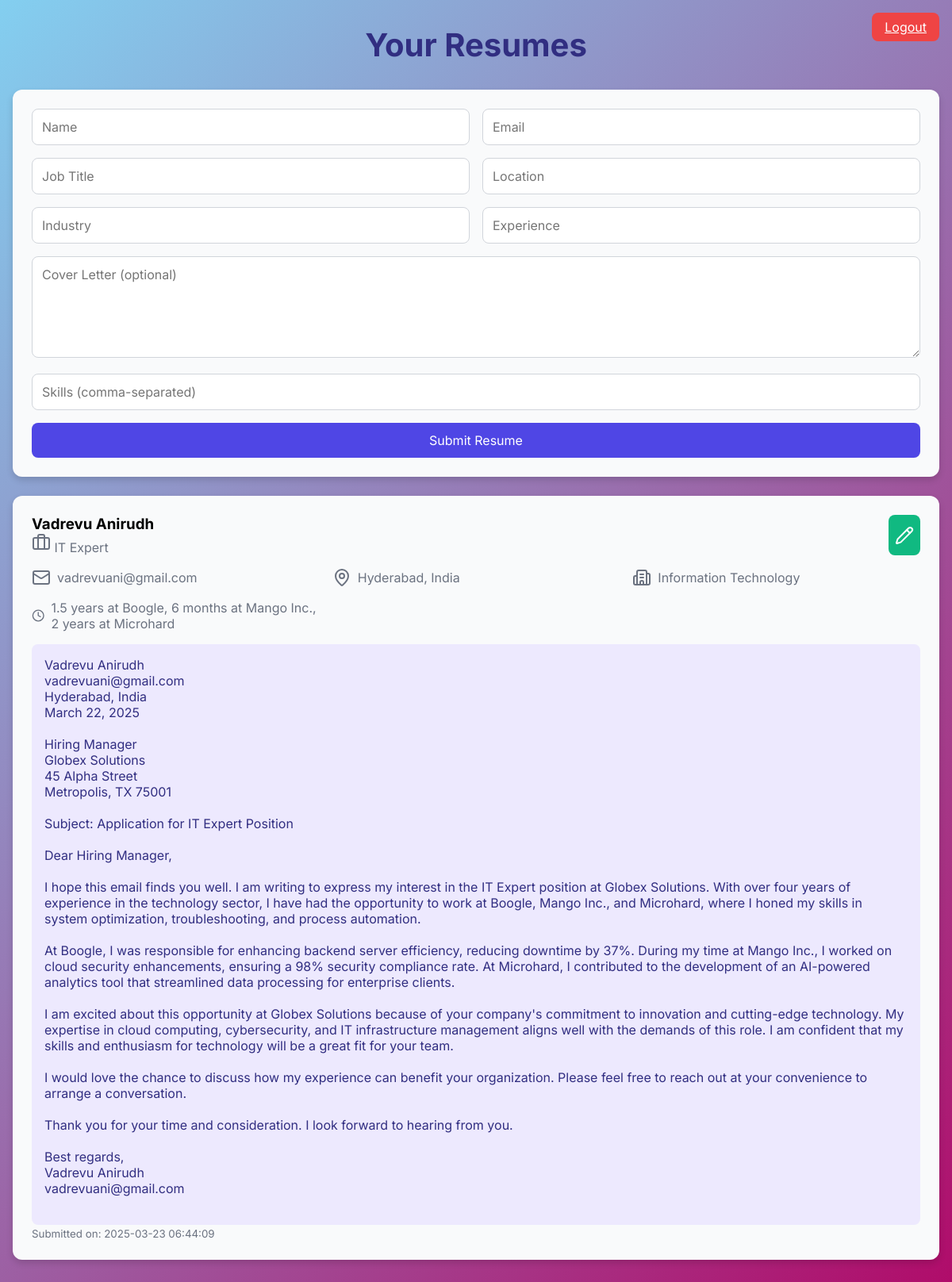
The page /dashboard (signed in) on the database its author committed.
### app.py (models this page shows)
class Resume(db.Model):
    id = db.Column(db.Integer, primary_key=True)
    user_id = db.Column(db.Integer, db.ForeignKey('user.id'), nullable=False)
    name = db.Column(db.String(100), nullable=False)
    email = db.Column(db.String(120), nullable=False)
    job_title = db.Column(db.String(100), nullable=False)
    location = db.Column(db.String(100), nullable=False)
    industry = db.Column(db.String(100), nullable=False)
    experience = db.Column(db.String(100), nullable=False)
    cover_letter = db.Column(db.Text)
    skills = db.Column(db.Text, nullable=False)
    submitted_at = db.Column(db.DateTime, nullable=False, default=datetime.utcnow)

### app.py (the view)
@app.route('/dashboard')
@login_required
def dashboard():
    user = User.query.get(session['user_id'])
    if user.is_recruiter:
        resumes = Resume.query.all()
        return render_template('recruiter_dashboard.html', resumes=resumes)
    else:
        resumes = Resume.query.filter_by(user_id=user.id).all()
        return render_template('applicant_dashboard.html', resumes=resumes)

### app.py (called while the page is built)
def login_required(f):
    @wraps(f)
    def decorated_function(*args, **kwargs):
        if 'user_id' not in session:
            return redirect(url_for('login'))
        return f(*args, **kwargs)
    return decorated_function

### Templates/applicant_dashboard.html (shortened to what this page needs)
<!DOCTYPE html>
<html lang="en">
<head>
</head>
<body>
    <a href="{{ url_for('logout') }}" class="logout-button">Logout</a>
    <div class="container">
        <h1>Your Resumes</h1>
        <div class="card">
            <form action="{{ url_for('submit_resume') }}" method="POST">
                <div class="form-grid">
                    <input type="text" name="name" placeholder="Name" required>
                    <input type="email" name="email" placeholder="Email" required>
                    <input type="text" name="jobTitle" placeholder="Job Title" required>
                    <input type="text" name="location" placeholder="Location" required>
                    <input type="text" name="industry" placeholder="Industry" required>
                    <input type="text" name="experience" placeholder="Experience" required>
                </div>
                <textarea name="coverLetter" placeholder="Cover Letter (optional)"></textarea>
                <input type="text" name="skills" placeholder="Skills (comma-separated)" required style="margin: 1rem 0;">
                <button type="submit">Submit Resume</button>
            </form>
        </div>
        {% for resume in resumes %}
        <div class="card resume-card">
            <div class="resume-header">
                <div>
                    <h3>{{ resume.name }}</h3>
                    <div style="color: #6B7280;">
                        <i data-lucide="briefcase"></i> {{ resume.job_title }}
                    </div>
                </div>
                <div class="button-group">
                    <a href="{{ url_for('update_resume', id=resume.id) }}" class="update-button">
                        <i data-lucide="pencil"></i>
                    </a>
                </div>
            </div>
            <div class="info-grid">
                <div class="info-item">
                    <i data-lucide="mail"></i> {{ resume.email }}
                </div>
                <div class="info-item">
                    <i data-lucide="map-pin"></i> {{ resume.location }}
                </div>
                <div class="info-item">
                    <i data-lucide="building-2"></i> {{ resume.industry }}
                </div>
                <div class="info-item">
                    <i data-lucide="clock"></i> {{ resume.experience }}
                </div>
            </div>
            {% if resume.cover_letter %}
            <pre>{{ resume.cover_letter }}</pre>
            {% endif %}
            <small style="color: #6B7280;">Submitted on: {{ resume.submitted_at.strftime('%Y-%m-%d %H:%M:%S') }}</small>
        </div>
        {% endfor %}
    </div>
</body>
</html>

### Templates/applicant_dashboard.html (style rules this page uses)
* { margin: 0; padding: 0; box-sizing: border-box; font-family: 'Inter', sans-serif; }
body { min-height: 100vh; background: linear-gradient(135deg, #83cff0 0%, #b00b69 100%); padding: 2rem 1rem; }
.container { max-width: 1200px; margin: 0 auto; }
h1 { text-align: center; color: #312E81; font-size: 2.5rem; margin-bottom: 2rem; }
.card { background: #F9FAFB; padding: 1.5rem; border-radius: 0.75rem; box-shadow: 0 4px 8px rgba(0, 0, 0, 0.15); margin-bottom: 1.5rem; }
.form-grid { display: grid; grid-template-columns: repeat(2, 1fr); gap: 1rem; margin-bottom: 1rem; }
input, textarea, select, button { width: 100%; padding: 0.75rem; border: 1px solid #D1D5DB; border-radius: 0.5rem; font-size: 1rem; }
textarea { height: 8rem; resize: vertical; }
button { background: #4F46E5; color: white; border: none; cursor: pointer; }
.resume-card { margin-bottom: 1rem; }
.resume-header { display: flex; justify-content: space-between; margin-bottom: 1rem; }
.info-grid { display: grid; grid-template-columns: repeat(3, 1fr); gap: 1rem; margin: 1rem 0; }
.info-item { display: flex; align-items: center; gap: 0.5rem; color: #6B7280; }
.button-group { display: flex; gap: 0.5rem; }
.update-button { background: #10B981; color: white; text-decoration: none; padding: 0.5rem; border-radius: 0.5rem; display: flex; align-items: center; justify-content: center; }
.logout-button { position: absolute; top: 1rem; right: 1rem; padding: 0.5rem 1rem; background: #EF4444; color: white; border: none; border-radius: 0.5rem; cursor: pointer; }
pre { background: #EDE9FE; color: #312E81; padding: 1rem; border-radius: 0.5rem; white-space: pre-wrap; word-wrap: break-word; }

### rows shown on the page
Resume: name "Vadrevu Anirudh", job_title "IT Expert", email "vadrevuani@gmail.com", location "Hyderabad, India", industry "Information Technology", experience "1.5 years at Boogle, 6 months at Mango Inc., 2 years at Microhard", cover_letter "Vadrevu Anirudh vadrevuani@gmail.com Hyderabad, India March 22, 2025 Hiring Manager Globex Solutions 45 Alpha Street Metropolis, TX 75001 Subject: Application for IT Expert Position Dear Hiring Manager, I hope this email finds you well. I am writing to express my interest in the IT Expert position at Globex Solutions. With over four years of experience in the technology sector, I have had the opportunity to work at Boogle, Mango Inc., and Microhard, where I honed my skills in system optimization, troubleshooting, and process automation. At Boogle, I was responsible for enhancing backend server efficiency, reducing downtime by 37%. During my time at Mango Inc., I worked on cloud security…", submitted_at "2025-03-23 06:44:09"
